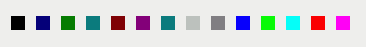
   <widget class="QWidget" name="widget" native="true">
    <property name="geometry">
     <rect>
      <x>620</x>
      <y>170</y>
      <width>331</width>
      <height>31</height>
     </rect>
    </property>
    <property name="styleSheet">
     <string notr="true">background-color:rgb(238, 238, 236);
height:25px;
</string>
    </property>
    <layout class="QHBoxLayout" name="horizontalLayout_7">
     <item>
      <widget class="QRadioButton" name="colorblack_rb">
       <property name="styleSheet">
        <string notr="true">QRadioButton{
spacing:5px;
}
QRadioButton#colorblack_rb::indicator{

background-color: #000000;
}
QRadioButton#colorblack_rb::indicator:checked{
border: 2px solid red;
}</string>
       </property>
       <property name="text">
        <string/>
       </property>
      </widget>
     </item>
     <item>
      <widget class="QRadioButton" name="colorblue_rb">
       <property name="styleSheet">
        <string notr="true">QRadioButton{
spacing:5px;
}
QRadioButton#colorblue_rb::indicator{

background-color: #050079;
}
QRadioButton#colorblue_rb::indicator:checked{
border: 2px solid red;
}</string>
       </property>
       <property name="text">
        <string/>
       </property>
      </widget>
     </item>
     <item>
      <widget class="QRadioButton" name="colorgreen_rb">
       <property name="styleSheet">
        <string notr="true">QRadioButton{
spacing:5px;
}
QRadioButton#colorgreen_rb::indicator{

background-color: #067c01;
}
QRadioButton#colorgreen_rb::indicator:checked{
border: 2px solid red;
}</string>
       </property>
       <property name="text">
        <string/>
       </property>
      </widget>
     </item>
     <item>
      <widget class="QRadioButton" name="colorsea_rb">
       <property name="styleSheet">
        <string notr="true">QRadioButton{
spacing:5px;
}
QRadioButton#colorsea_rb::indicator{

background-color: #0b7b7d;
}
QRadioButton#colorsea_rb::indicator:checked{
border: 2px solid red;
}</string>
       </property>
       <property name="text">
        <string/>
       </property>
      </widget>
     </item>
     <item>
      <widget class="QRadioButton" name="colorred_rb">
       <property name="styleSheet">
        <string notr="true">QRadioButton{
spacing:5px;
}
QRadioButton#colorred_rb::indicator{

background-color: #7f0105;
}
QRadioButton#colorred_rb::indicator:checked{
border: 2px solid red;
}</string>
       </property>
       <property name="text">
        <string/>
       </property>
      </widget>
     </item>
     <item>
      <widget class="QRadioButton" name="colorpurple_rb">
       <property name="styleSheet">
        <string notr="true">QRadioButton{
spacing:5px;
}
QRadioButton#colorpurple_rb::indicator{

background-color: #830079;
}
QRadioButton#colorpurple_rb::indicator:checked{
border: 2px solid red;
}</string>
       </property>
       <property name="text">
        <string/>
       </property>
      </widget>
     </item>
     <item>
      <widget class="QRadioButton" name="colorhacky_rb">
       <property name="styleSheet">
        <string notr="true">QRadioButton{
spacing:5px;
}
QRadioButton#colorhacky_rb::indicator{

background-color: #0b7b7d;
}
QRadioButton#colorhacky_rb::indicator:checked{
border: 2px solid red;
}</string>
       </property>
       <property name="text">
        <string/>
       </property>
      </widget>
     </item>
     <item>
      <widget class="QRadioButton" name="colorgrey_rb">
       <property name="styleSheet">
        <string notr="true">QRadioButton{
spacing:5px;
}
QRadioButton#colorgrey_rb::indicator{

background-color: #bcc1bd;
}
QRadioButton#colorgrey_rb::indicator:checked{
border: 2px solid red;
}</string>
       </property>
       <property name="text">
        <string/>
       </property>
      </widget>
     </item>
     <item>
      <widget class="QRadioButton" name="colordgrey_rb">
       <property name="styleSheet">
        <string notr="true">QRadioButton{
spacing:5px;
}
QRadioButton#colordgrey_rb::indicator{

background-color: #807e82;
}
QRadioButton#colordgrey_rb::indicator:checked{
border: 2px solid red;
}</string>
       </property>
       <property name="text">
        <string/>
       </property>
      </widget>
     </item>
     <item>
      <widget class="QRadioButton" name="colordblue_rb">
       <property name="styleSheet">
        <string notr="true">QRadioButton{
spacing:5px;
}
QRadioButton#colordblue_rb::indicator{

background-color: #0700fc;
}
QRadioButton#colordblue_rb::indicator:checked{
border: 2px solid red;
}</string>
       </property>
       <property name="text">
        <string/>
       </property>
      </widget>
     </item>
     <item>
      <widget class="QRadioButton" name="colorlgreen_rb">
       <property name="styleSheet">
        <string notr="true">QRadioButton{
spacing:5px;
}
QRadioButton#colorlgreen_rb::indicator{

background-color: #08fa06;
}
QRadioButton#colorlgrey_rb::indicator:checked{
border: 2px solid red;
}</string>
       </property>
       <property name="text">
        <string/>
       </property>
      </widget>
     </item>
     <item>
      <widget class="QRadioButton" name="colorlsea_rb">
       <property name="styleSheet">
        <string notr="true">QRadioButton{
spacing:5px;
}
QRadioButton#colorlsea_rb::indicator{

background-color: #05fef8;
}
QRadioButton#colorlsea_rb::indicator:checked{
border: 2px solid red;
}</string>
       </property>
       <property name="text">
        <string/>
       </property>
      </widget>
     </item>
     <item>
      <widget class="QRadioButton" name="colorred_rb_2">
       <property name="styleSheet">
        <string notr="true">QRadioButton{
spacing:5px;
}
QRadioButton#colorred_rb_2::indicator{

background-color: #fa0002;
}
QRadioButton#colorred_rb_2::indicator:checked{
border: 2px solid red;
}</string>
       </property>
       <property name="text">
        <string/>
       </property>
      </widget>
     </item>
     <item>
      <widget class="QRadioButton" name="colordpurple_rb">
       <property name="styleSheet">
        <string notr="true">QRadioButton{
spacing:5px;
}
QRadioButton#colordpurple_rb::indicator{

background-color: #ff01f5;
}
QRadioButton#colordpurple_rb::indicator:checked{
border: 2px solid red;
}</string>
       </property>
       <property name="text">
        <string/>
       </property>
      </widget>
     </item>
    </layout>
   </widget>
